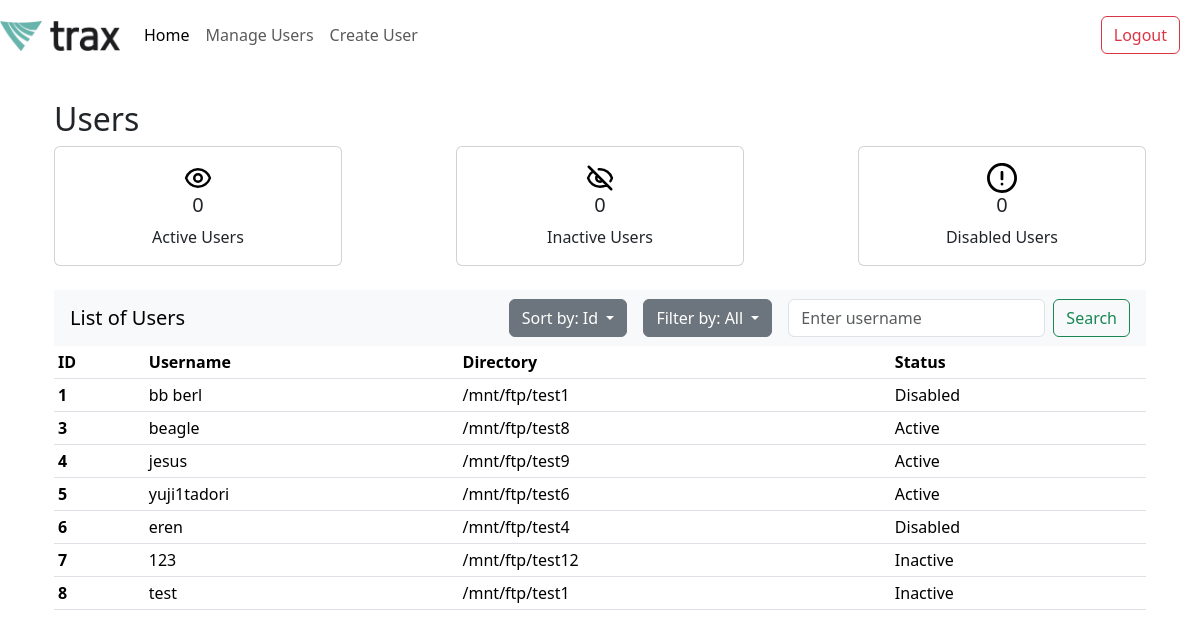
The page /home (signed in) on the database as committed earlier.
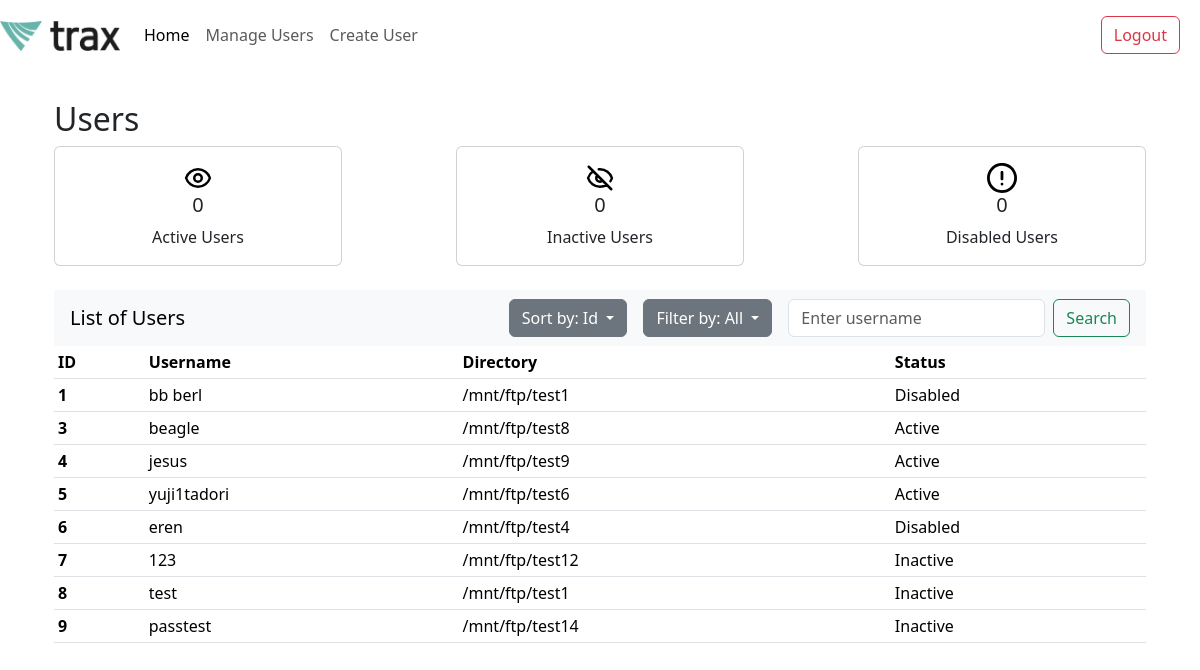
The same page on the database as committed later.
### app.py (models this page shows, shortened)
class User(db.Model):
    id = db.Column(db.Integer, primary_key=True)
    username = db.Column(db.String(80), nullable=False, unique=True)
    password = db.Column(db.String(120), nullable=False)
    directory = db.Column(db.String(120), nullable=False)
    status = db.Column(db.String(10), nullable=False)
    login_count = db.Column(db.Integer, default=0)
    last_login = db.Column(db.DateTime, nullable=True)
    last_modified = db.Column(db.DateTime, default=datetime.utcnow, onupdate=datetime.utcnow)
    bytes_uploaded = db.Column(db.BigInteger, default=0)
    bytes_downloaded = db.Column(db.BigInteger, default=0)
    files_uploaded = db.Column(db.Integer, default=0)
    files_downloaded = db.Column(db.Integer, default=0)

### app.py (the view)
@app.route('/home', methods=['GET'])
def home():
    if not session.get("username"):
        return redirect("/login")
    sort_by = request.args.get('sort_by', 'id')
    filter_status = request.args.get('filter_by', 'all')
    search_query = request.args.get('search', '')
    users = get_filtered_sorted_users(sort_by, filter_status, search_query)
    return render_template('home.html', users=users)

### app.py (called while the page is built)
def get_filtered_sorted_users(sort_by='id', filter_status='all', search_query=''):
    query = User.query
    if filter_status == 'active':
        query = query.filter_by(status='Active')
    elif filter_status == 'inactive':
        query = query.filter(User.status.in_(['Inactive', 'Disabled']))
    elif filter_status == 'all':
        query = query.filter(User.status.in_(['Active', 'Inactive', 'Disabled']))
    if sort_by == 'username':
        query = query.order_by(User.username)
    elif sort_by == 'id':
        query = query.order_by(User.id)
    elif sort_by == 'directory':
        query = query.order_by(User.directory)
    if search_query:
        query = query.filter(User.username.like(f'%{search_query}%'))  # case insensitive search
    return query.all()

### templates/home.html (shortened to what this page needs)
<!DOCTYPE html>
<html lang="en">
<head>
</head>
<body>
    {% extends "index.html" %}
    {% block content %}
    <div class="container">
        <h2>Users</h2>
        {% include 'card_component.html' %}
        <div class="table-responsive">
            {% include 'user_table.html' %}
        </div>
    </div>
    {% endblock %}

### templates/index.html (shortened to what this page needs)
<!DOCTYPE html>
<html lang="en">
<head>
    <link href="https://cdn.jsdelivr.net/npm/bootstrap@5.3.3/dist/css/bootstrap.min.css" rel="stylesheet">
    <link rel="stylesheet" href="https://cdnjs.cloudflare.com/ajax/libs/font-awesome/5.15.4/css/all.min.css">
    <link rel=”stylesheet” href=”https://cdn.jsdelivr.net/npm/bootstrap-icons@1.3.0/font/bootstrap-icons.css” />
    <link rel="stylesheet" href="{{ url_for('static', filename='home.css') }}">
    <link rel="stylesheet" href="{{ url_for('static', filename='manage-user.css') }}">
    <link rel="stylesheet" href="{{ url_for('static', filename='create-user.css') }}">
  </head>
<body>
    <nav class="navbar navbar-expand-lg navbar-light" style="background-color: white;" aria-label="Main navigation">
      <a href="{{ url_for('home') }}" class="navbar-brand">
        <img src="{{ url_for('static', filename='img/trax logo.jpg') }}" width="120" height="30" alt="Trax Tech Logo">
      </a>
      <div id="navbarNavAltMarkup" class="collapse navbar-collapse">
        <div class="navbar-nav">
            <a href="{{ url_for('home') }}" class="nav-item nav-link {% if request.endpoint == 'home' %}active{% endif %}">Home</a>
            <a class="nav-item nav-link {% if request.endpoint == 'manage_user' %}active{% endif %}">Manage Users</a>
            <a href="{{ url_for('create_user') }}" class="nav-item nav-link {% if request.endpoint == 'create_user' %}active{% endif %}">Create User</a>
        </div>
      </div>
      <nav class="navbar navbar-light" style="background-color: white;" aria-label="Secondary navigation">
        <form class="form-inline">
          <button class="btn btn-outline-danger" type="button" style="margin-right: 20px" onclick="logout()">Logout</button>
        </form>
      </nav>
    </nav>
    <section id="content" class="content-section">
      <div class="container">
        {% block content %}
        {% endblock %}
      </div>
    </section>
</body>
</html>

### templates/card_component.html (shortened to what this page needs)
<!DOCTYPE html>
<html lang="en">
<head>
</head>
<body>
    <div class="card-container d-flex justify-content-between">
        <div class="card text-center" style="width: 18rem;">
            <div class="card-body">
                <img src="static/img/eye-svgrepo-com.svg" alt="Active Card Icon" style="width: 30px; height: 30px;">
                <h5 id="active-users" class="card-title">0</h5>
                <p class="card-text">Active Users</p>
            </div>
        </div>
        <div class="card text-center" style="width: 18rem;">
            <div class="card-body">
                <img src="static/img/eye-slash-svgrepo-com.svg" alt="Inactive Card Icon" style="width: 30px; height: 30px;">
                <h5 id="inactive-users" class="card-title">0</h5>
                <p class="card-text">Inactive Users</p>
            </div>
        </div>
        <div class="card text-center" style="width: 18rem;">
            <div class="card-body">
                <img src="static/img/error-16-svgrepo-com.svg" alt="Disabled Card Icon" style="width: 30px; height: 30px;">
                <h5 id="disabled-users" class="card-title">0</h5>
                <p class="card-text">Disabled Users</p>
            </div>
        </div>
    </div>
</body>
</html>

### templates/user_table.html (shortened to what this page needs)
<!DOCTYPE html>
<html lang="en">
<head>
</head>
<body>
    <nav class="navbar navbar-light bg-light justify-content-between mt-4">
        <a class="navbar-brand ms-3">List of Users</a>
        <form class="form-inline d-flex align-items-center" method="GET">
            <div class="dropdown me-3">
                <button class="btn btn-secondary dropdown-toggle" type="button" id="sortDropdown" data-bs-toggle="dropdown" aria-expanded="false">
                    Sort by: {{ request.args.get('sort_by', 'ID') | title }}
                </button>
            </div>
            <div class="dropdown me-3">
                <button class="btn btn-secondary dropdown-toggle" type="button" id="filterDropdown" data-bs-toggle="dropdown" aria-expanded="false">
                    Filter by: {{ request.args.get('filter_by', 'All') | title }}
                </button>
            </div>
            <input class="form-control mr-sm-5" type="search" placeholder="Enter username" aria-label="Search" name="search" value="{{ request.args.get('search', '') }}">
            <button class="btn btn-outline-success ms-2 me-3 my-2 my-sm-0" type="submit">Search</button>
        </form>
    </nav>
    <table class="table table-hover table-sm">
        <thead>
          <tr>
            <th scope="col">ID</th>
            <th scope="col">Username</th>
            <th scope="col">Directory</th>
            <th scope="col">Status</th>
          </tr>
        </thead>
        <tbody>
            {% if users %}
                {% for user in users %}
                <tr onclick=window.location.href="{{ url_for('manage_user', user_id=user.id) }}" style="cursor: pointer;">
                    <th scope="row">{{ user.id }}</th>
                    <td>{{ user.username }}</td>
                    <td>{{ user.directory }}</td>
                    <td>{{ user.status }}</td>
                </tr>
                {% endfor %}
            {% else %}
                <tr>
                    <td colspan="4" class="text-center">No users found</td>
                </tr>
            {% endif %}
        </tbody>
    </table>
</body>
</html>

### static/home.css (style rules this page uses)
.content-section { margin: 30px; }

### static/manage-user.css (style rules this page uses)
.content-section { margin: 30px; }

Rows that differ between the two databases and show on the page:
added User: id "9", username "passtest", directory "/mnt/ftp/test14", status "Inactive"
